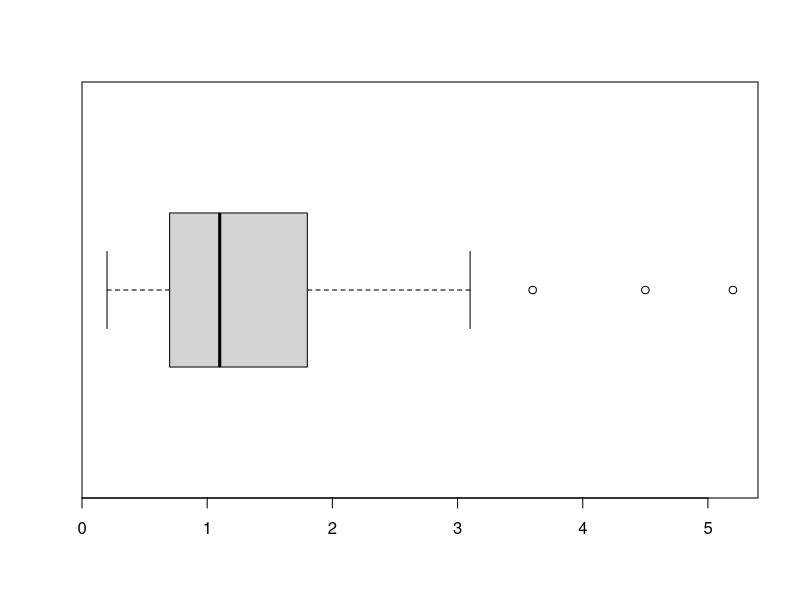

Write the R code that produced this figure.
x <- c(3.6, 1.9, 2.1, 0.3, 0.8, 0.2, 1.0, 1.4, 1.8, 1.6,
       1.1, 1.8, 0.3, 1.1, 0.5, 1.2, 0.6, 1.1, 0.8, 1.7,
       1.4, 0.2, 1.3, 3.1, 0.4, 2.3, 1.8, 4.5, 0.9, 0.7,
       0.6, 2.8, 2.5, 1.1, 0.4, 1.2, 0.4, 1.3, 0.8, 1.3,
       1.1, 1.2, 0.8, 1.0, 0.9, 0.7, 3.1, 1.7, 1.1, 2.2,
       1.6, 1.9, 5.2, 0.5, 1.8, 0.3, 1.1, 0.6, 0.7, 0.6)
stem(x)
stem(x, scale = 2)
stem(x, scale = 0.5)
quantile(x, type=6)
IQR(x, type=6)
boxplot(x, type=6, horizontal = T)
